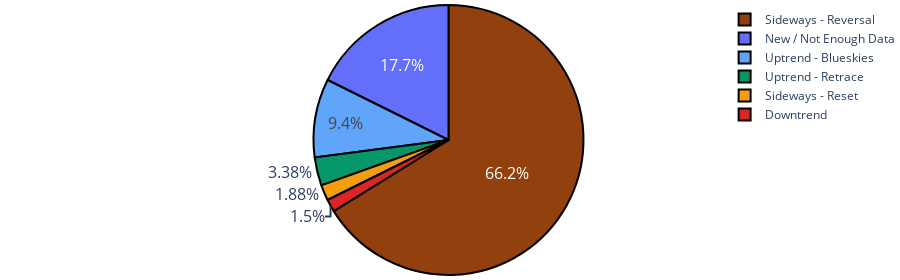

The notebook cell saved with this chart:
### Code cell
# Trend of Trends Pie Graph
colors = ["#60A5FA","#059669","#F59E0B", "#92400E", "#DC2626"]
lacking = 1-bluesky[-1]-retrace[-1]-reset[-1]-reversal[-1]-downtrend[-1]
trends = ["Uptrend - Blueskies","Uptrend - Retrace", "Sideways - Reset", "Sideways - Reversal","Downtrend", "New / Not Enough Data"]

pie_trends = [bluesky[-1],retrace[-1],reset[-1],reversal[-1],downtrend[-1],lacking]
pie_fig = px.pie(names=trends,values=pie_trends)
pie_fig.update_layout(margin=dict(l=0, r=0, t=0, b=0))
pie_fig.update_layout(height=280)
pie_fig.update_traces(hoverinfo='label+percent', textfont_size=16,
                  marker=dict(colors=colors, line=dict(color='#000000', width=2)))

### Figure 1 — Plotly figure (JSON) as saved in the notebook; plotly's stock layout.template omitted (floating-point values rounded to 4 significant figures)
{"data": [{"domain": {"x": [0, 1], "y": [0, 1]}, "hoverinfo": "label+percent", "hovertemplate": "label=%{label}<br>value=%{value}<extra></extra>", "labels": ["Uptrend - Blueskies", "Uptrend - Retrace", "Sideways - Reset", "Sideways - Reversal", "Downtrend", "New / Not Enough Data"], "legendgroup": "", "marker": {"colors": ["#60A5FA", "#059669", "#F59E0B", "#92400E", "#DC2626"], "line": {"color": "#000000", "width": 2}}, "name": "", "showlegend": true, "textfont": {"size": 16}, "type": "pie", "values": [0.09398, 0.03383, 0.0188, 0.6617, 0.01504, 0.1767]}], "layout": {"height": 280, "legend": {"tracegroupgap": 0}, "margin": {"b": 0, "l": 0, "r": 0, "t": 0}}}
